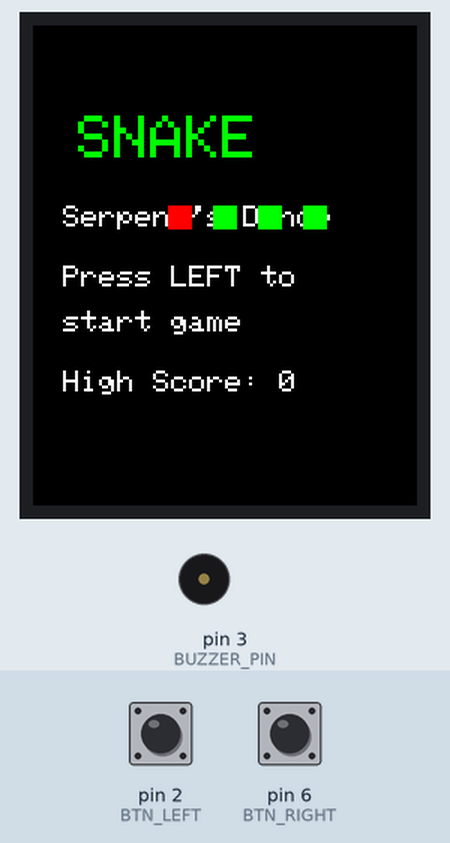
A sketch run on a simulated Arduino Uno, built with avr-gcc and run on an emulated ATmega328P. On the bench: 128×160 colour display, buzzer (waves = sounding). The inputs (shaded band) are chosen by the test bench; at power-on: pin 2 (BTN_LEFT) HIGH, pin 6 (BTN_RIGHT) HIGH. Random numbers use the default seed unless the sketch sets one.

Above: at 5.9 s.
6.0 s: pin 2 (BTN_LEFT) pulled LOW for 0.15 s
At 6.86 s:
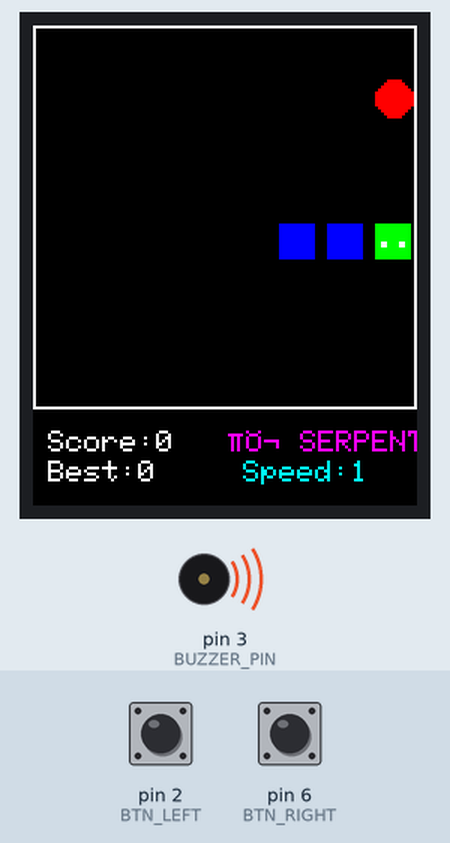
7.8 s: pin 6 (BTN_RIGHT) pulled LOW for 0.15 s
At 8.84 s:
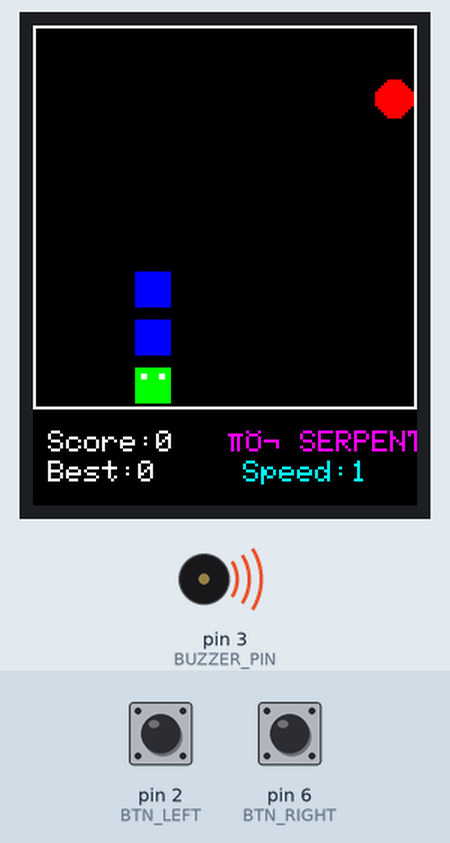
9.5 s: pin 2 (BTN_LEFT) pulled LOW for 1 s
At 9.81 s:
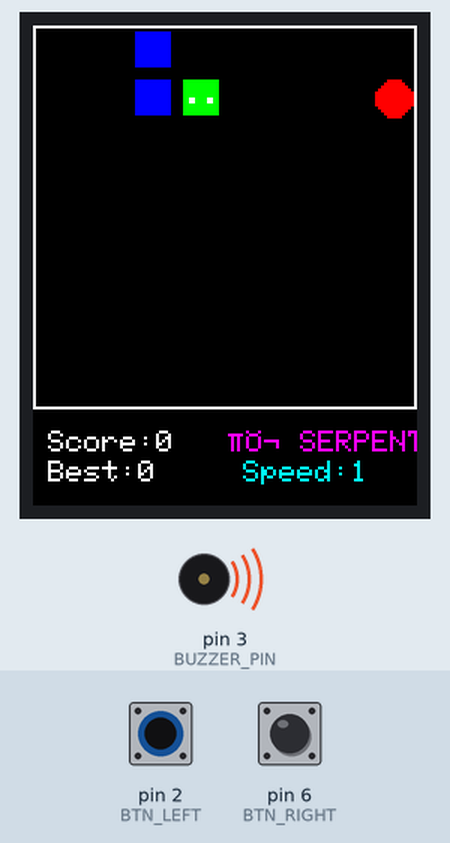
12.0 s: pin 6 (BTN_RIGHT) pulled LOW for 1 s
At 12.43 s:
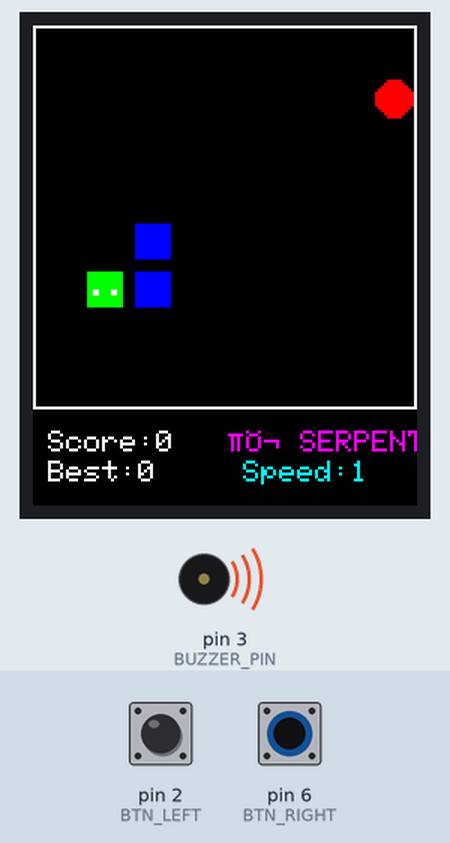
Timing chart, 0 to 15.5 s (numbered marks = the images above; inputs shaded):
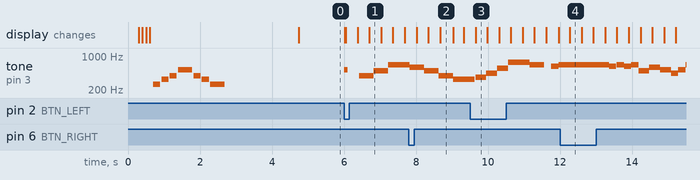

The sketch:

Serpent_s_Dance_code.ino
```cpp
#include <Adafruit_GFX.h>
#include <Adafruit_ST7735.h>
#include <SPI.h>

// TFT Display pins
#define TFT_CS   10
#define TFT_DC   9
#define TFT_RST  8

// Your buzzer and buttons
#define BUZZER_PIN 3
#define BTN_LEFT 2
#define BTN_RIGHT 6

Adafruit_ST7735 tft = Adafruit_ST7735(TFT_CS, TFT_DC, TFT_RST);

// ================ COMPLETE NOTE DEFINITIONS ================
#define NOTE_C3  131
#define NOTE_CS3 139
#define NOTE_D3  147
#define NOTE_DS3 156
#define NOTE_E3  165
#define NOTE_F3  175
#define NOTE_FS3 185
#define NOTE_G3  196
#define NOTE_GS3 208
#define NOTE_A3  220
#define NOTE_AS3 233
#define NOTE_B3  247
#define NOTE_C4  262
#define NOTE_CS4 277
#define NOTE_D4  294
#define NOTE_DS4 311
#define NOTE_E4  330
#define NOTE_F4  349
#define NOTE_FS4 370
#define NOTE_G4  392
#define NOTE_GS4 415
#define NOTE_A4  440
#define NOTE_AS4 466
#define NOTE_B4  494
#define NOTE_C5  523
#define NOTE_CS5 554
#define NOTE_D5  587
#define NOTE_DS5 622
#define NOTE_E5  659
#define NOTE_F5  698
#define NOTE_FS5 740
#define NOTE_G5  784
#define NOTE_GS5 831
#define NOTE_A5  880
#define NOTE_AS5 932
#define NOTE_B5  988
#define NOTE_C6  1047
#define NOTE_CS6 1109
#define NOTE_D6  1175
#define NOTE_DS6 1245
#define NOTE_E6  1319
#define NOTE_F6  1397
#define NOTE_FS6 1480
#define NOTE_G6  1568
#define NOTE_GS6 1661
#define NOTE_A6  1760
#define NOTE_AS6 1865
#define NOTE_B6  1976
#define REST 0

// ================ ORIGINAL "SERPENT'S DANCE" MELODY ================
// Created exclusively for your snake game!

int serpentMelody[] = {
  // === INTRO (Mysterious opening - snake appears) ===
  NOTE_E4, NOTE_G4, NOTE_B4, NOTE_E5,  // Rising serpent
  NOTE_D5, NOTE_B4, NOTE_G4, NOTE_E4,  // Falling back
  NOTE_FS4, NOTE_A4, NOTE_CS5, NOTE_FS5,  // Quick coil
  NOTE_E5, REST, NOTE_DS5, NOTE_E5,  // Strike and pause

  // === VERSE 1 (The hunt - searching for food) ===
  NOTE_E5, NOTE_E5, NOTE_DS5, NOTE_E5, NOTE_DS5, NOTE_E5, NOTE_B4, NOTE_D5,
  NOTE_C5, NOTE_A4, NOTE_C5, NOTE_E5, NOTE_DS5, NOTE_E5, NOTE_FS5, NOTE_E5,
  NOTE_D5, NOTE_B4, NOTE_G4, NOTE_B4, NOTE_D5, NOTE_E5, NOTE_G5, NOTE_FS5,
  NOTE_E5, NOTE_C5, NOTE_A4, NOTE_C5, NOTE_E5, NOTE_G5, NOTE_E5, REST,

  // === CHORUS (Victory - when eating food) ===
  NOTE_G5, NOTE_G5, NOTE_A5, NOTE_G5, NOTE_F5, NOTE_E5, NOTE_D5, NOTE_E5,
  NOTE_F5, NOTE_F5, NOTE_G5, NOTE_F5, NOTE_E5, NOTE_D5, NOTE_C5, NOTE_D5,
  NOTE_E5, NOTE_E5, NOTE_FS5, NOTE_G5, NOTE_A5, NOTE_G5, NOTE_FS5, NOTE_E5,
  NOTE_G5, NOTE_E5, NOTE_C5, NOTE_D5, NOTE_E5, NOTE_C5, NOTE_G4, REST,

  // === VERSE 2 (Faster - more intense) ===
  NOTE_E5, NOTE_FS5, NOTE_G5, NOTE_FS5, NOTE_E5, NOTE_D5, NOTE_C5, NOTE_B4,
  NOTE_G4, NOTE_B4, NOTE_D5, NOTE_E5, NOTE_FS5, NOTE_G5, NOTE_A5, NOTE_G5,
  NOTE_E5, NOTE_G5, NOTE_E5, NOTE_C5, NOTE_A4, NOTE_C5, NOTE_E5, NOTE_G5,
  NOTE_FS5, NOTE_E5, NOTE_FS5, NOTE_G5, NOTE_E5, NOTE_C5, NOTE_A4, REST,

  // === CHORUS 2 (Even more victorious) ===
  NOTE_G5, NOTE_G5, NOTE_A5, NOTE_G5, NOTE_F5, NOTE_E5, NOTE_D5, NOTE_E5,
  NOTE_F5, NOTE_F5, NOTE_G5, NOTE_F5, NOTE_E5, NOTE_D5, NOTE_C5, NOTE_D5,
  NOTE_E5, NOTE_E5, NOTE_FS5, NOTE_G5, NOTE_A5, NOTE_B5, NOTE_C6, NOTE_B5,
  NOTE_A5, NOTE_G5, NOTE_FS5, NOTE_E5, NOTE_D5, NOTE_C5, NOTE_B4, REST,

  // === OUTRO (The serpent rests) ===
  NOTE_E4, NOTE_G4, NOTE_B4, NOTE_E5,  // Slow descent
  NOTE_D5, NOTE_B4, NOTE_G4, NOTE_E4,
  NOTE_C5, NOTE_A4, NOTE_FS4, NOTE_D4,
  NOTE_E4, NOTE_G4, NOTE_B4, NOTE_E4, REST
};

int serpentDurations[] = {
  // INTRO - slower, mysterious
  400, 400, 400, 600,
  400, 400, 400, 600,
  300, 300, 300, 600,
  400, 200, 200, 800,

  // VERSE 1 - moderate speed
  300, 300, 200, 200, 200, 200, 300, 300,
  300, 200, 200, 300, 200, 200, 300, 300,
  200, 200, 200, 200, 200, 200, 300, 200,
  300, 200, 200, 200, 200, 300, 400, 200,

  // CHORUS - bright and energetic
  200, 200, 200, 200, 200, 200, 200, 300,
  200, 200, 200, 200, 200, 200, 200, 300,
  200, 200, 200, 200, 200, 200, 200, 300,
  300, 200, 200, 200, 400, 200, 400, 200,

  // VERSE 2 - faster, more intense
  200, 200, 200, 200, 200, 200, 200, 200,
  200, 200, 200, 200, 200, 200, 200, 300,
  150, 150, 150, 150, 150, 150, 150, 300,
  150, 150, 150, 150, 150, 150, 400, 200,

  // CHORUS 2 - triumphant
  150, 150, 150, 150, 150, 150, 150, 200,
  150, 150, 150, 150, 150, 150, 150, 200,
  150, 150, 150, 150, 150, 150, 150, 300,
  150, 150, 150, 150, 150, 150, 600, 200,

  // OUTRO - slowing down
  400, 400, 400, 600,
  400, 400, 400, 600,
  400, 400, 400, 600,
  300, 300, 300, 800, 200
};

int serpentNoteCount = sizeof(serpentMelody) / sizeof(serpentMelody[0]);

// Game constants
#define GRID_SIZE 8
#define CELL_SIZE 16
#define MAX_SNAKE 64

// Direction constants
#define DIR_UP 0
#define DIR_RIGHT 1
#define DIR_DOWN 2
#define DIR_LEFT 3

// Game states
enum GameState {
  MENU,
  PLAYING,
  GAME_OVER,
  HIGH_SCORE
};

// Snake segment structure
struct Point {
  int x;
  int y;
};

// Game variables
GameState gameState = MENU;
Point snake[MAX_SNAKE];
int snakeLength = 3;
int currentDir = DIR_RIGHT;
int nextDir = DIR_RIGHT;
Point food;
int score = 0;
int highScore = 0;
unsigned long lastMoveTime = 0;
int moveDelay = 300;

// Music variables
int currentNote = 0;
unsigned long lastNoteTime = 0;
bool musicPlaying = false;

// Button debouncing
unsigned long lastButtonTime = 0;
const int debounceDelay = 200;

// Sound effects
int eatMelody[] = {NOTE_C5, NOTE_E5, NOTE_G5};
int eatDurations[] = {100, 100, 200};
int gameOverMelody[] = {NOTE_C4, NOTE_G3, NOTE_E3, NOTE_C3};
int gameOverDurations[] = {300, 300, 300, 600};
int menuMelody[] = {NOTE_C4, NOTE_E4, NOTE_G4, NOTE_C5, NOTE_G4, NOTE_E4, NOTE_C4};
int menuDurations[] = {200, 200, 200, 400, 200, 200, 400};

void setup() {
  Serial.begin(9600);

  pinMode(BUZZER_PIN, OUTPUT);
  pinMode(BTN_LEFT, INPUT_PULLUP);
  pinMode(BTN_RIGHT, INPUT_PULLUP);

  tft.initR(INITR_BLACKTAB);
  tft.fillScreen(ST7735_BLACK);
  tft.setTextWrap(false);
  tft.setRotation(0);

  loadHighScore();
  showSplashScreen();
  playMelody(menuMelody, menuDurations, 7);
  delay(2000);

  showMenu();
}

void loop() {
  switch(gameState) {
    case MENU:
      handleMenu();
      break;
    case PLAYING:
      handleGameplay();
      break;
    case GAME_OVER:
      handleGameOver();
      break;
    case HIGH_SCORE:
      showHighScore();
      break;
  }
}

// ================ MUSIC FUNCTIONS ================

int getCurrentTempo() {
  // Music speeds up as snake grows longer!
  int baseTempo = 300;
  int speedBonus = snakeLength * 8;
  return max(150, baseTempo - speedBonus);
}

void playBackgroundMusic() {
  if (gameState != PLAYING) {
    musicPlaying = false;
    noTone(BUZZER_PIN);
    return;
  }

  musicPlaying = true;
  int currentTempo = getCurrentTempo();

  if (millis() - lastNoteTime > serpentDurations[currentNote]) {
    // Move to next note
    currentNote = (currentNote + 1) % serpentNoteCount;

    if (serpentMelody[currentNote] > 0) {
      tone(BUZZER_PIN, serpentMelody[currentNote], serpentDurations[currentNote]);
    } else {
      noTone(BUZZER_PIN);
    }

    lastNoteTime = millis();
  }
}

void playMelody(int melody[], int durations[], int length) {
  for (int i = 0; i < length; i++) {
    tone(BUZZER_PIN, melody[i], durations[i]);
    delay(durations[i] + 30);
  }
  noTone(BUZZER_PIN);
}

void playSound(int freq, int duration) {
  tone(BUZZER_PIN, freq, duration);
}

// ================ MENU FUNCTIONS ================

void showMenu() {
  tft.fillScreen(ST7735_BLACK);

  tft.setTextColor(ST7735_GREEN);
  tft.setTextSize(2);
  tft.setCursor(15, 30);
  tft.println("SNAKE");

  tft.setTextSize(1);
  tft.setTextColor(ST7735_WHITE);
  tft.setCursor(10, 60);
  tft.println("Serpent's Dance");

  tft.setCursor(10, 80);
  tft.println("Press LEFT to");
  tft.setCursor(10, 95);
  tft.println("start game");

  tft.setCursor(10, 115);
  tft.print("High Score: ");
  tft.print(highScore);

  // Draw a simple snake
  tft.fillRect(90, 60, 8, 8, ST7735_GREEN);
  tft.fillRect(75, 60, 8, 8, ST7735_GREEN);
  tft.fillRect(60, 60, 8, 8, ST7735_GREEN);
  tft.fillRect(45, 60, 8, 8, ST7735_RED);
}

void handleMenu() {
  if (digitalRead(BTN_LEFT) == LOW && millis() - lastButtonTime > debounceDelay) {
    playSound(NOTE_C5, 100);
    lastButtonTime = millis();
    startNewGame();
    gameState = PLAYING;
    currentNote = 0;
    lastNoteTime = millis();
  }

  if (digitalRead(BTN_RIGHT) == LOW && millis() - lastButtonTime > debounceDelay) {
    playSound(NOTE_G4, 100);
    lastButtonTime = millis();
    gameState = HIGH_SCORE;
  }
}

void startNewGame() {
  snakeLength = 3;
  snake[0] = {4, 4};
  snake[1] = {3, 4};
  snake[2] = {2, 4};
  currentDir = DIR_RIGHT;
  nextDir = DIR_RIGHT;
  score = 0;
  moveDelay = 300;

  generateFood();
  tft.fillScreen(ST7735_BLACK);
  drawGrid();
}

// ================ GAMEPLAY FUNCTIONS ================

void handleGameplay() {
  // Play background music - speeds up as snake grows!
  playBackgroundMusic();

  handleInput();

  if (millis() - lastMoveTime > moveDelay) {
    if (!isOpposite(nextDir, currentDir)) {
      currentDir = nextDir;
    }

    moveSnake();

    if (checkCollisions()) {
      gameOver();
      return;
    }

    checkFood();
    drawGame();
    lastMoveTime = millis();
  }
}

void handleInput() {
  if (millis() - lastButtonTime < debounceDelay) return;

  bool leftPressed = (digitalRead(BTN_LEFT) == LOW);
  bool rightPressed = (digitalRead(BTN_RIGHT) == LOW);

  if (leftPressed || rightPressed) {
    if (leftPressed) {
      nextDir = (currentDir + 3) % 4;
    } else if (rightPressed) {
      nextDir = (currentDir + 1) % 4;
    }

    lastButtonTime = millis();
  }
}

void moveSnake() {
  for (int i = snakeLength - 1; i > 0; i--) {
    snake[i] = snake[i - 1];
  }

  switch(currentDir) {
    case DIR_UP:    snake[0].y--; break;
    case DIR_RIGHT: snake[0].x++; break;
    case DIR_DOWN:  snake[0].y++; break;
    case DIR_LEFT:  snake[0].x--; break;
  }

  // Wrap around edges
  if (snake[0].x < 0) snake[0].x = GRID_SIZE - 1;
  if (snake[0].x >= GRID_SIZE) snake[0].x = 0;
  if (snake[0].y < 0) snake[0].y = GRID_SIZE - 1;
  if (snake[0].y >= GRID_SIZE) snake[0].y = 0;
}

bool checkCollisions() {
  for (int i = 1; i < snakeLength; i++) {
    if (snake[0].x == snake[i].x && snake[0].y == snake[i].y) {
      return true;
    }
  }
  return false;
}

void checkFood() {
  if (snake[0].x == food.x && snake[0].y == food.y) {
    snakeLength++;
    score += 10;

    if (moveDelay > 100) {
      moveDelay -= 15;
    }

    // Pause background music briefly for eat sound
    noTone(BUZZER_PIN);
    playMelody(eatMelody, eatDurations, 3);
    // Resume music from where it left off
    lastNoteTime = millis();

    generateFood();

    if (score > highScore) {
      highScore = score;
    }
  }
}

void generateFood() {
  bool validPosition;
  int attempts = 0;

  do {
    validPosition = true;
    food.x = random(0, GRID_SIZE);
    food.y = random(0, GRID_SIZE);

    for (int i = 0; i < snakeLength; i++) {
      if (snake[i].x == food.x && snake[i].y == food.y) {
        validPosition = false;
        break;
      }
    }

    attempts++;
    if (attempts > 100) {
      victory();
      return;
    }
  } while (!validPosition);
}

void drawGame() {
  tft.fillRect(0, 0, 128, 128, ST7735_BLACK);
  drawGrid();

  // Draw snake
  for (int i = 0; i < snakeLength; i++) {
    int x = snake[i].x * CELL_SIZE;
    int y = snake[i].y * CELL_SIZE;

    if (i == 0) {
      // Head
      tft.fillRect(x + 2, y + 2, CELL_SIZE - 4, CELL_SIZE - 4, ST7735_GREEN);
      // Eyes
      if (currentDir == DIR_UP || currentDir == DIR_DOWN) {
        tft.fillRect(x + 4, y + 4, 2, 2, ST7735_WHITE);
        tft.fillRect(x + 10, y + 4, 2, 2, ST7735_WHITE);
      } else {
        tft.fillRect(x + 4, y + 8, 2, 2, ST7735_WHITE);
        tft.fillRect(x + 10, y + 8, 2, 2, ST7735_WHITE);
      }
    } else {
      // Body
      tft.fillRect(x + 2, y + 2, CELL_SIZE - 4, CELL_SIZE - 4, ST7735_BLUE);
    }
  }

  // Draw food (blinking)
  if ((millis() / 300) % 2 == 0) {
    int fx = food.x * CELL_SIZE;
    int fy = food.y * CELL_SIZE;
    tft.fillCircle(fx + 8, fy + 8, 6, ST7735_RED);
  }

  drawHUD();
}

void drawGrid() {
  tft.drawRect(0, 0, 128, 128, ST7735_WHITE);
}

void drawHUD() {
  tft.fillRect(0, 130, 128, 30, ST7735_BLACK);

  tft.setTextColor(ST7735_WHITE);
  tft.setTextSize(1);

  tft.setCursor(5, 135);
  tft.print("Score:");
  tft.print(score);

  tft.setCursor(5, 145);
  tft.print("Best:");
  tft.print(highScore);

  // Show music info
  tft.setCursor(65, 135);
  tft.setTextColor(ST7735_MAGENTA);
  tft.print("♪ SERPENT ♪");

  // Show tempo indicator
  tft.setCursor(70, 145);
  tft.setTextColor(ST7735_CYAN);
  int tempo = map(snakeLength, 3, 20, 1, 9);
  tft.print("Speed:");
  tft.print(tempo);
}

bool isOpposite(int dir1, int dir2) {
  return (dir1 == DIR_UP && dir2 == DIR_DOWN) ||
         (dir1 == DIR_DOWN && dir2 == DIR_UP) ||
         (dir1 == DIR_LEFT && dir2 == DIR_RIGHT) ||
         (dir1 == DIR_RIGHT && dir2 == DIR_LEFT);
}

// ================ GAME OVER FUNCTIONS ================

void gameOver() {
  gameState = GAME_OVER;

  // Stop background music
  musicPlaying = false;
  noTone(BUZZER_PIN);

  playMelody(gameOverMelody, gameOverDurations, 4);

  for (int i = 0; i < 3; i++) {
    tft.fillScreen(ST7735_RED);
    delay(150);
    tft.fillScreen(ST7735_BLACK);
    delay(150);
  }
}

void victory() {
  // Stop background music
  musicPlaying = false;
  noTone(BUZZER_PIN);

  playMelody(menuMelody, menuDurations, 7);

  for (int i = 0; i < 5; i++) {
    tft.fillScreen(ST7735_GREEN);
    delay(200);
    tft.fillScreen(ST7735_BLACK);
    delay(200);
  }

  gameState = GAME_OVER;
}

void handleGameOver() {
  tft.fillScreen(ST7735_BLACK);

  tft.setTextColor(ST7735_RED);
  tft.setTextSize(2);
  tft.setCursor(20, 40);
  tft.println("GAME");
  tft.setCursor(20, 60);
  tft.println("OVER");

  tft.setTextSize(1);
  tft.setTextColor(ST7735_WHITE);
  tft.setCursor(10, 90);
  tft.print("Score: ");
  tft.print(score);

  tft.setCursor(10, 105);
  tft.print("Best: ");
  tft.print(highScore);

  tft.setCursor(10, 125);
  tft.setTextColor(ST7735_CYAN);
  tft.println("Press LEFT to play");

  if (digitalRead(BTN_LEFT) == LOW && millis() - lastButtonTime > debounceDelay) {
    playSound(NOTE_C5, 100);
    lastButtonTime = millis();
    gameState = MENU;
    showMenu();
  }
}

void showHighScore() {
  tft.fillScreen(ST7735_BLACK);

  tft.setTextColor(ST7735_YELLOW);
  tft.setTextSize(2);
  tft.setCursor(10, 40);
  tft.println("HIGH");
  tft.setCursor(10, 60);
  tft.println("SCORE");

  tft.setTextSize(3);
  tft.setTextColor(ST7735_GREEN);
  tft.setCursor(40, 90);
  tft.print(highScore);

  tft.setTextSize(1);
  tft.setTextColor(ST7735_CYAN);
  tft.setCursor(10, 130);
  tft.println("Press RIGHT");
  tft.setCursor(15, 145);
  tft.println("for menu");

  if (digitalRead(BTN_RIGHT) == LOW && millis() - lastButtonTime > debounceDelay) {
    playSound(NOTE_C5, 100);
    lastButtonTime = millis();
    gameState = MENU;
    showMenu();
  }
}

// ================ UTILITY FUNCTIONS ================

void showSplashScreen() {
  tft.fillScreen(ST7735_BLACK);

  tft.setTextColor(ST7735_GREEN);
  tft.setTextSize(2);
  tft.setCursor(15, 30);
  tft.println("SNAKE");

  tft.setTextSize(1);
  tft.setTextColor(ST7735_WHITE);
  tft.setCursor(10, 60);
  tft.println("Original Soundtrack");

  tft.setCursor(15, 75);
  tft.setTextColor(ST7735_MAGENTA);
  tft.println("\"Serpent's");
  tft.setCursor(25, 90);
  tft.println("Dance\"");

  tft.setTextColor(ST7735_CYAN);
  tft.setCursor(10, 115);
  tft.println("Music speeds up");
  tft.setCursor(15, 130);
  tft.println("as you grow!");

  // Snake animation
  for (int i = 0; i < 5; i++) {
    tft.fillRect(40 + i*10, 145, 8, 8, ST7735_GREEN);
    delay(100);
  }
}

void loadHighScore() {
  highScore = 0;  // Start at 0
}
```

Measured:
- after the input at 6.0 s, tone on pin 3 (BUZZER_PIN): plays 523 Hz for 0.10 s, 392 Hz for 0.40 s, 494 Hz for 0.40 s, 659 Hz for 0.58 s, starting at once; the display: first changes at once (image 1 shows a later state)
